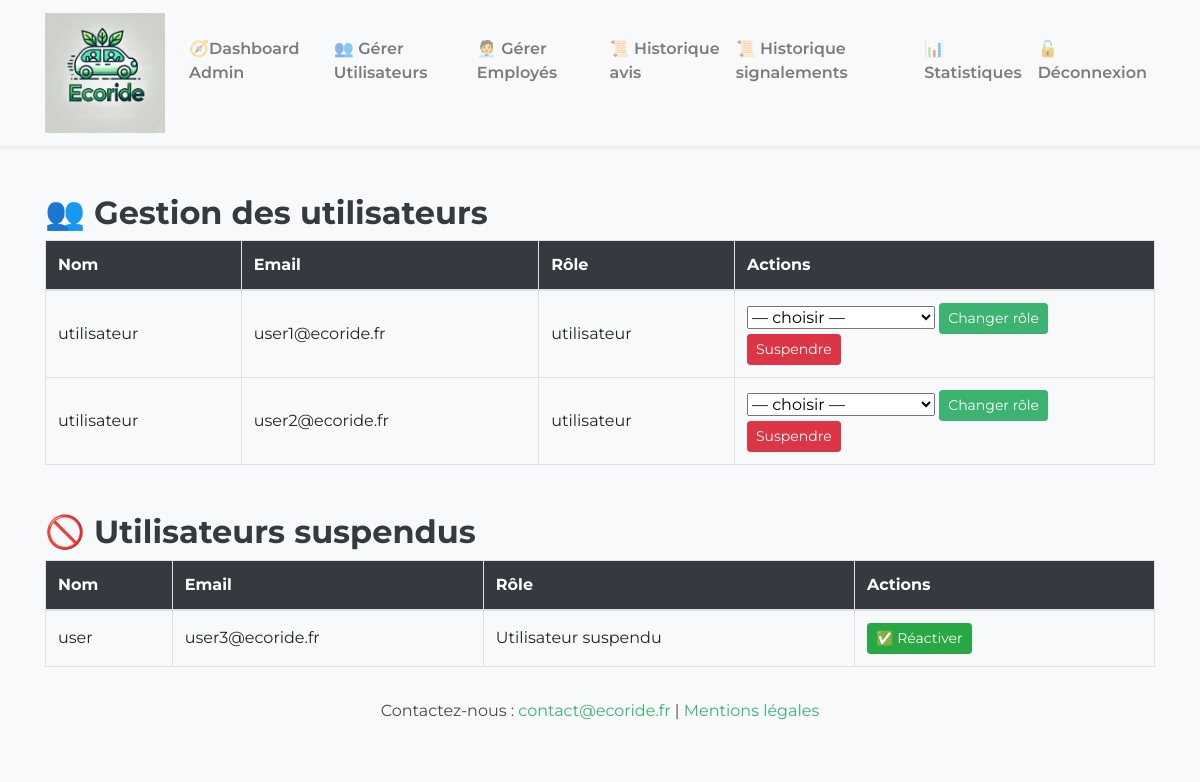
The page /views/gerer_utilisateurs.php (signed in) on the database its author committed.
### tables this page shows
CREATE TABLE `users` (
  `id` int NOT NULL,
  `nom` varchar(100) NOT NULL,
  `prenom` varchar(100) NOT NULL,
  `email` varchar(150) NOT NULL,
  `telephone` varchar(10) DEFAULT NULL,
  `mot_de_passe` varchar(255) NOT NULL,
  `created_at` timestamp NOT NULL DEFAULT CURRENT_TIMESTAMP,
  `credits` int NOT NULL DEFAULT '20',
  `role` enum('utilisateur','employe','admin','Utilisateur suspendu','employé suspendu') NOT NULL DEFAULT 'utilisateur',
  `photo` longblob
);

### views/gerer_utilisateurs.php (the view, shortened to what this page needs)
<?php
require_once __DIR__ . '/../config/database.php';
$stmt = $conn->query("SELECT id, nom, email, role FROM users WHERE role = 'utilisateur' ORDER BY nom ASC");
$utilisateurs = $stmt->fetchAll(PDO::FETCH_ASSOC);
$stmt = $conn->query("SELECT id, nom, email, role FROM users WHERE role = 'utilisateur suspendu' ORDER BY nom ASC");
$suspendus = $stmt->fetchAll(PDO::FETCH_ASSOC);
require_once __DIR__ . '/../templates/header.php';
?>
<div class="container mt-5">
    <h2>👥 Gestion des utilisateurs</h2>
    <?php if (empty($utilisateurs)): ?>
        <p class="text-muted">Aucun utilisateur trouvé.</p>
    <?php else: ?>
        <table class="table table-bordered">
            <thead>
                <tr>
                    <th>Nom</th>
                    <th>Email</th>
                    <th>Rôle</th>
                    <th style="width:420px">Actions</th>
                </tr>
            </thead>
            <tbody>
                <?php foreach ($utilisateurs as $user): ?>
                    <tr>
                        <td><?= htmlspecialchars($user['nom'] ?? '', ENT_QUOTES, 'UTF-8') ?></td>
                        <td><?= htmlspecialchars($user['email'] ?? '', ENT_QUOTES, 'UTF-8') ?></td>
                        <td><?= htmlspecialchars($user['role'] ?? '', ENT_QUOTES, 'UTF-8') ?></td>
                        <td>
                            <form method="POST" class="d-inline">
                                <select name="new_role" class="form-select d-inline w-auto">
                                    <option value="" selected disabled>— choisir —</option>
                                </select>
                                <button type="submit" name="action" value="changer_role" class="btn btn-primary btn-sm">
                                    Changer rôle
                                </button>
                            </form>
                            <form method="POST" class="d-inline ms-2" onsubmit="return confirm('Confirmer la suspension ?');">
                                <button type="submit" name="action" value="suspendre" class="btn btn-danger btn-sm">
                                    Suspendre
                                </button>
                            </form>
                        </td>
                    </tr>
                <?php endforeach; ?>
            </tbody>
        </table>
    <?php endif; ?>
</div>
<div class="container mt-5">
    <h2>🚫 Utilisateurs suspendus</h2>
    <?php if (empty($suspendus)): ?>
        <p class="text-muted">Aucun utilisateur suspendu.</p>
    <?php else: ?>
        <table class="table table-bordered">
            <thead>
                <tr>
                    <th>Nom</th>
                    <th>Email</th>
                    <th>Rôle</th>
                    <th style="width:300px">Actions</th>
                </tr>
            </thead>
            <tbody>
                <?php foreach ($suspendus as $s): ?>
                    <tr>
                        <td><?= htmlspecialchars($s['nom'] ?? '', ENT_QUOTES, 'UTF-8') ?></td>
                        <td><?= htmlspecialchars($s['email'] ?? '', ENT_QUOTES, 'UTF-8') ?></td>
                        <td><?= htmlspecialchars($s['role'] ?? '', ENT_QUOTES, 'UTF-8') ?></td>
                        <td>
                            <form method="POST" class="d-inline">
                                <button type="submit" name="action" value="changer_role" class="btn btn-success btn-sm">
                                    ✅ Réactiver
                                </button>
                            </form>
                        </td>
                    </tr>
                <?php endforeach; ?>
            </tbody>
        </table>
    <?php endif; ?>
</div>
<?php require_once __DIR__ . '/../templates/footer.php'; ?>

### assets/css/style.css (style rules this page uses)
body { font-family: 'Open Sans', sans-serif; color: #4A4A4A; }
h1, h2, h3 { font-family: 'Montserrat', sans-serif; }
.btn-primary { background-color: #3CB371; border-color: #3CB371; }
body { background-color: #f8f9fa; font-family: 'Montserrat', sans-serif; }
h2 { font-weight: 700; color: #343a40; }
.table th, .table td { vertical-align: middle; }
.table th { background-color: #343a40; color: white; }

### rows shown on the page
users: nom "utilisateur", email "user1@ecoride.fr", role "utilisateur"
users: nom "utilisateur", email "user2@ecoride.fr", role "utilisateur"
users: nom "user", email "user3@ecoride.fr", role "Utilisateur suspendu"
